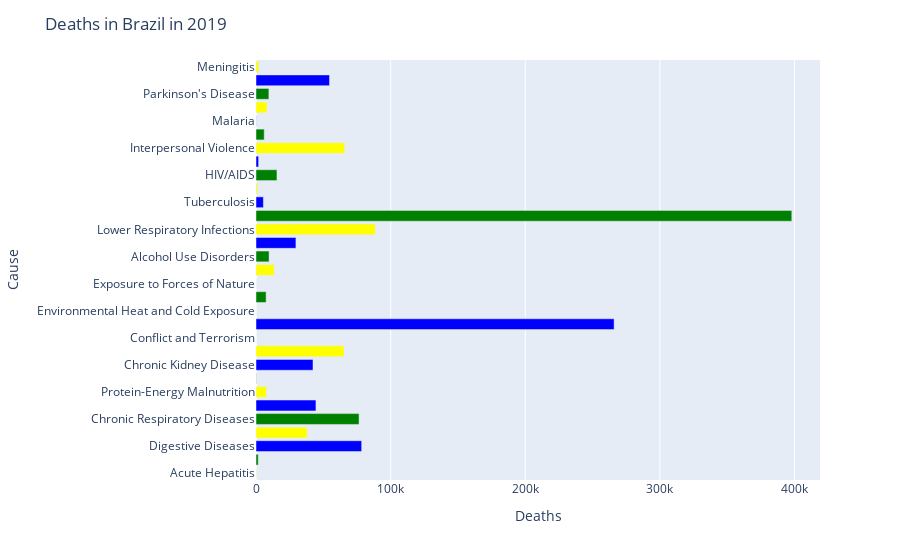

The code cell stored with this chart in its notebook:
### Markdown cell above
Faremos, agora, um gráfico de barras que mostra o número de mortes por cada causa no Brasil em 2019 - a data mais recente.

### Code cell
# Gráfico de barras com o número de mortes em cada país por cada causa em 2019

df2019 = df[df["Year"] == 2019]
df2019 = df2019.loc[df["Country/Territory"] == "Brazil"].drop(columns=["Country/Territory","Code", "Year"]).reset_index(drop=True)

# Agora usamos melt para transformar as colunas em linhas
df2019= df2019.melt(var_name="Cause", value_name="Deaths")
bar = px.bar(df2019,
            x="Deaths",
            y="Cause",
            color="Cause",
        color_discrete_sequence=["yellow", "blue", "green"],
)
# Inserir título
bar.update_layout(title="Deaths in Brazil in 2019")

# Não mostrar a legenda
bar.update_layout(showlegend=False)

bar

### Figure 1 — Plotly figure (JSON) as saved in the notebook; plotly's stock layout.template omitted (floating-point values rounded to 4 significant figures)
{"data": [{"alignmentgroup": "True", "hovertemplate": "Cause=%{y}<br>Deaths=%{x}<extra></extra>", "legendgroup": "Meningitis", "marker": {"color": "yellow", "pattern": {"shape": ""}}, "name": "Meningitis", "offsetgroup": "Meningitis", "orientation": "h", "showlegend": true, "textposition": "auto", "type": "bar", "x": [2008], "xaxis": "x", "y": ["Meningitis"], "yaxis": "y"}, {"alignmentgroup": "True", "hovertemplate": "Cause=%{y}<br>Deaths=%{x}<extra></extra>", "legendgroup": "Alzheimer's Disease and Other Dementias", "marker": {"color": "blue", "pattern": {"shape": ""}}, "name": "Alzheimer's Disease and Other Dementias", "offsetgroup": "Alzheimer's Disease and Other Dementias", "orientation": "h", "showlegend": true, "textposition": "auto", "type": "bar", "x": [54594], "xaxis": "x", "y": ["Alzheimer's Disease and Other Dementias"], "yaxis": "y"}, {"alignmentgroup": "True", "hovertemplate": "Cause=%{y}<br>Deaths=%{x}<extra></extra>", "legendgroup": "Parkinson's Disease", "marker": {"color": "green", "pattern": {"shape": ""}}, "name": "Parkinson's Disease", "offsetgroup": "Parkinson's Disease", "orientation": "h", "showlegend": true, "textposition": "auto", "type": "bar", "x": [9564], "xaxis": "x", "y": ["Parkinson's Disease"], "yaxis": "y"}, {"alignmentgroup": "True", "hovertemplate": "Cause=%{y}<br>Deaths=%{x}<extra></extra>", "legendgroup": "Nutritional Deficiencies", "marker": {"color": "yellow", "pattern": {"shape": ""}}, "name": "Nutritional Deficiencies", "offsetgroup": "Nutritional Deficiencies", "orientation": "h", "showlegend": true, "textposition": "auto", "type": "bar", "x": [8221], "xaxis": "x", "y": ["Nutritional Deficiencies"], "yaxis": "y"}, {"alignmentgroup": "True", "hovertemplate": "Cause=%{y}<br>Deaths=%{x}<extra></extra>", "legendgroup": "Malaria", "marker": {"color": "blue", "pattern": {"shape": ""}}, "name": "Malaria", "offsetgroup": "Malaria", "orientation": "h", "showlegend": true, "textposition": "auto", "type": "bar", "x": [118], "xaxis": "x", "y": ["Malaria"], "yaxis": "y"}, {"alignmentgroup": "True", "hovertemplate": "Cause=%{y}<br>Deaths=%{x}<extra></extra>", "legendgroup": "Drowning", "marker": {"color": "green", "pattern": {"shape": ""}}, "name": "Drowning", "offsetgroup": "Drowning", "orientation": "h", "showlegend": true, "textposition": "auto", "type": "bar", "x": [6110], "xaxis": "x", "y": ["Drowning"], "yaxis": "y"}, {"alignmentgroup": "True", "hovertemplate": "Cause=%{y}<br>Deaths=%{x}<extra></extra>", "legendgroup": "Interpersonal Violence", "marker": {"color": "yellow", "pattern": {"shape": ""}}, "name": "Interpersonal Violence", "offsetgroup": "Interpersonal Violence", "orientation": "h", "showlegend": true, "textposition": "auto", "type": "bar", "x": [65907], "xaxis": "x", "y": ["Interpersonal Violence"], "yaxis": "y"}, {"alignmentgroup": "True", "hovertemplate": "Cause=%{y}<br>Deaths=%{x}<extra></extra>", "legendgroup": "Maternal Disorders", "marker": {"color": "blue", "pattern": {"shape": ""}}, "name": "Maternal Disorders", "offsetgroup": "Maternal Disorders", "orientation": "h", "showlegend": true, "textposition": "auto", "type": "bar", "x": [1935], "xaxis": "x", "y": ["Maternal Disorders"], "yaxis": "y"}, {"alignmentgroup": "True", "hovertemplate": "Cause=%{y}<br>Deaths=%{x}<extra></extra>", "legendgroup": "HIV/AIDS", "marker": {"color": "green", "pattern": {"shape": ""}}, "name": "HIV/AIDS", "offsetgroup": "HIV/AIDS", "orientation": "h", "showlegend": true, "textposition": "auto", "type": "bar", "x": [15561], "xaxis": "x", "y": ["HIV/AIDS"], "yaxis": "y"}, {"alignmentgroup": "True", "hovertemplate": "Cause=%{y}<br>Deaths=%{x}<extra></extra>", "legendgroup": "Drug Use Disorders", "marker": {"color": "yellow", "pattern": {"shape": ""}}, "name": "Drug Use Disorders", "offsetgroup": "Drug Use Disorders", "orientation": "h", "showlegend": true, "textposition": "auto", "type": "bar", "x": [1127], "xaxis": "x", "y": ["Drug Use Disorders"], "yaxis": "y"}, {"alignmentgroup": "True", "hovertemplate": "Cause=%{y}<br>Deaths=%{x}<extra></extra>", "legendgroup": "Tuberculosis", "marker": {"color": "blue", "pattern": {"shape": ""}}, "name": "Tuberculosis", "offsetgroup": "Tuberculosis", "orientation": "h", "showlegend": true, "textposition": "auto", "type": "bar", "x": [5485], "xaxis": "x", "y": ["Tuberculosis"], "yaxis": "y"}, {"alignmentgroup": "True", "hovertemplate": "Cause=%{y}<br>Deaths=%{x}<extra></extra>", "legendgroup": "Cardiovascular Diseases", "marker": {"color": "green", "pattern": {"shape": ""}}, "name": "Cardiovascular Diseases", "offsetgroup": "Cardiovascular Diseases", "orientation": "h", "showlegend": true, "textposition": "auto", "type": "bar", "x": [397993], "xaxis": "x", "y": ["Cardiovascular Diseases"], "yaxis": "y"}, {"alignmentgroup": "True", "hovertemplate": "Cause=%{y}<br>Deaths=%{x}<extra></extra>", "legendgroup": "Lower Respiratory Infections", "marker": {"color": "yellow", "pattern": {"shape": ""}}, "name": "Lower Respiratory Infections", "offsetgroup": "Lower Respiratory Infections", "orientation": "h", "showlegend": true, "textposition": "auto", "type": "bar", "x": [88641], "xaxis": "x", "y": ["Lower Respiratory Infections"], "yaxis": "y"}, {"alignmentgroup": "True", "hovertemplate": "Cause=%{y}<br>Deaths=%{x}<extra></extra>", "legendgroup": "Neonatal Disorders", "marker": {"color": "blue", "pattern": {"shape": ""}}, "name": "Neonatal Disorders", "offsetgroup": "Neonatal Disorders", "orientation": "h", "showlegend": true, "textposition": "auto", "type": "bar", "x": [29661], "xaxis": "x", "y": ["Neonatal Disorders"], "yaxis": "y"}, {"alignmentgroup": "True", "hovertemplate": "Cause=%{y}<br>Deaths=%{x}<extra></extra>", "legendgroup": "Alcohol Use Disorders", "marker": {"color": "green", "pattern": {"shape": ""}}, "name": "Alcohol Use Disorders", "offsetgroup": "Alcohol Use Disorders", "orientation": "h", "showlegend": true, "textposition": "auto", "type": "bar", "x": [9705], "xaxis": "x", "y": ["Alcohol Use Disorders"], "yaxis": "y"}, {"alignmentgroup": "True", "hovertemplate": "Cause=%{y}<br>Deaths=%{x}<extra></extra>", "legendgroup": "Self-harm", "marker": {"color": "yellow", "pattern": {"shape": ""}}, "name": "Self-harm", "offsetgroup": "Self-harm", "orientation": "h", "showlegend": true, "textposition": "auto", "type": "bar", "x": [13503], "xaxis": "x", "y": ["Self-harm"], "yaxis": "y"}, {"alignmentgroup": "True", "hovertemplate": "Cause=%{y}<br>Deaths=%{x}<extra></extra>", "legendgroup": "Exposure to Forces of Nature", "marker": {"color": "blue", "pattern": {"shape": ""}}, "name": "Exposure to Forces of Nature", "offsetgroup": "Exposure to Forces of Nature", "orientation": "h", "showlegend": true, "textposition": "auto", "type": "bar", "x": [22], "xaxis": "x", "y": ["Exposure to Forces of Nature"], "yaxis": "y"}, {"alignmentgroup": "True", "hovertemplate": "Cause=%{y}<br>Deaths=%{x}<extra></extra>", "legendgroup": "Diarrheal Diseases", "marker": {"color": "green", "pattern": {"shape": ""}}, "name": "Diarrheal Diseases", "offsetgroup": "Diarrheal Diseases", "orientation": "h", "showlegend": true, "textposition": "auto", "type": "bar", "x": [7514], "xaxis": "x", "y": ["Diarrheal Diseases"], "yaxis": "y"}, {"alignmentgroup": "True", "hovertemplate": "Cause=%{y}<br>Deaths=%{x}<extra></extra>", "legendgroup": "Environmental Heat and Cold Exposure", "marker": {"color": "yellow", "pattern": {"shape": ""}}, "name": "Environmental Heat and Cold Exposure", "offsetgroup": "Environmental Heat and Cold Exposure", "orientation": "h", "showlegend": true, "textposition": "auto", "type": "bar", "x": [76], "xaxis": "x", "y": ["Environmental Heat and Cold Exposure"], "yaxis": "y"}, {"alignmentgroup": "True", "hovertemplate": "Cause=%{y}<br>Deaths=%{x}<extra></extra>", "legendgroup": "Neoplasms", "marker": {"color": "blue", "pattern": {"shape": ""}}, "name": "Neoplasms", "offsetgroup": "Neoplasms", "orientation": "h", "showlegend": true, "textposition": "auto", "type": "bar", "x": [266014], "xaxis": "x", "y": ["Neoplasms"], "yaxis": "y"}, {"alignmentgroup": "True", "hovertemplate": "Cause=%{y}<br>Deaths=%{x}<extra></extra>", "legendgroup": "Conflict and Terrorism", "marker": {"color": "green", "pattern": {"shape": ""}}, "name": "Conflict and Terrorism", "offsetgroup": "Conflict and Terrorism", "orientation": "h", "showlegend": true, "textposition": "auto", "type": "bar", "x": [0], "xaxis": "x", "y": ["Conflict and Terrorism"], "yaxis": "y"}, {"alignmentgroup": "True", "hovertemplate": "Cause=%{y}<br>Deaths=%{x}<extra></extra>", "legendgroup": "Diabetes Mellitus", "marker": {"color": "yellow", "pattern": {"shape": ""}}, "name": "Diabetes Mellitus", "offsetgroup": "Diabetes Mellitus", "orientation": "h", "showlegend": true, "textposition": "auto", "type": "bar", "x": [65366], "xaxis": "x", "y": ["Diabetes Mellitus"], "yaxis": "y"}, {"alignmentgroup": "True", "hovertemplate": "Cause=%{y}<br>Deaths=%{x}<extra></extra>", "legendgroup": "Chronic Kidney Disease", "marker": {"color": "blue", "pattern": {"shape": ""}}, "name": "Chronic Kidney Disease", "offsetgroup": "Chronic Kidney Disease", "orientation": "h", "showlegend": true, "textposition": "auto", "type": "bar", "x": [42336], "xaxis": "x", "y": ["Chronic Kidney Disease"], "yaxis": "y"}, {"alignmentgroup": "True", "hovertemplate": "Cause=%{y}<br>Deaths=%{x}<extra></extra>", "legendgroup": "Poisonings", "marker": {"color": "green", "pattern": {"shape": ""}}, "name": "Poisonings", "offsetgroup": "Poisonings", "orientation": "h", "showlegend": true, "textposition": "auto", "type": "bar", "x": [190], "xaxis": "x", "y": ["Poisonings"], "yaxis": "y"}, {"alignmentgroup": "True", "hovertemplate": "Cause=%{y}<br>Deaths=%{x}<extra></extra>", "legendgroup": "Protein-Energy Malnutrition", "marker": {"color": "yellow", "pattern": {"shape": ""}}, "name": "Protein-Energy Malnutrition", "offsetgroup": "Protein-Energy Malnutrition", "orientation": "h", "showlegend": true, "textposition": "auto", "type": "bar", "x": [7648], "xaxis": "x", "y": ["Protein-Energy Malnutrition"], "yaxis": "y"}, {"alignmentgroup": "True", "hovertemplate": "Cause=%{y}<br>Deaths=%{x}<extra></extra>", "legendgroup": "Road Injuries", "marker": {"color": "blue", "pattern": {"shape": ""}}, "name": "Road Injuries", "offsetgroup": "Road Injuries", "orientation": "h", "showlegend": true, "textposition": "auto", "type": "bar", "x": [44529], "xaxis": "x", "y": ["Road Injuries"], "yaxis": "y"}, {"alignmentgroup": "True", "hovertemplate": "Cause=%{y}<br>Deaths=%{x}<extra></extra>", "legendgroup": "Chronic Respiratory Diseases", "marker": {"color": "green", "pattern": {"shape": ""}}, "name": "Chronic Respiratory Diseases", "offsetgroup": "Chronic Respiratory Diseases", "orientation": "h", "showlegend": true, "textposition": "auto", "type": "bar", "x": [76551], "xaxis": "x", "y": ["Chronic Respiratory Diseases"], "yaxis": "y"}, {"alignmentgroup": "True", "hovertemplate": "Cause=%{y}<br>Deaths=%{x}<extra></extra>", "legendgroup": "Cirrhosis and Other Chronic Liver Diseases", "marker": {"color": "yellow", "pattern": {"shape": ""}}, "name": "Cirrhosis and Other Chronic Liver Diseases", "offsetgroup": "Cirrhosis and Other Chronic Liver Diseases", "orientation": "h", "showlegend": true, "textposition": "auto", "type": "bar", "x": [38029], "xaxis": "x", "y": ["Cirrhosis and Other Chronic Liver Diseases"], "yaxis": "y"}, {"alignmentgroup": "True", "hovertemplate": "Cause=%{y}<br>Deaths=%{x}<extra></extra>", "legendgroup": "Digestive Diseases", "marker": {"color": "blue", "pattern": {"shape": ""}}, "name": "Digestive Diseases", "offsetgroup": "Digestive Diseases", "orientation": "h", "showlegend": true, "textposition": "auto", "type": "bar", "x": [78484], "xaxis": "x", "y": ["Digestive Diseases"], "yaxis": "y"}, {"alignmentgroup": "True", "hovertemplate": "Cause=%{y}<br>Deaths=%{x}<extra></extra>", "legendgroup": "Fire, Heat, and Hot Substances", "marker": {"color": "green", "pattern": {"shape": ""}}, "name": "Fire, Heat, and Hot Substances", "offsetgroup": "Fire, Heat, and Hot Substances", "orientation": "h", "showlegend": true, "textposition": "auto", "type": "bar", "x": [1661], "xaxis": "x", "y": ["Fire, Heat, and Hot Substances"], "yaxis": "y"}, {"alignmentgroup": "True", "hovertemplate": "Cause=%{y}<br>Deaths=%{x}<extra></extra>", "legendgroup": "Acute Hepatitis", "marker": {"color": "yellow", "pattern": {"shape": ""}}, "name": "Acute Hepatitis", "offsetgroup": "Acute Hepatitis", "orientation": "h", "showlegend": true, "textposition": "auto", "type": "bar", "x": [237], "xaxis": "x", "y": ["Acute Hepatitis"], "yaxis": "y"}], "layout": {"barmode": "relative", "legend": {"title": {"text": "Cause"}, "tracegroupgap": 0}, "margin": {"t": 60}, "showlegend": false, "title": {"text": "Deaths in Brazil in 2019"}, "xaxis": {"anchor": "y", "domain": [0, 1], "title": {"text": "Deaths"}}, "yaxis": {"anchor": "x", "categoryarray": ["Acute Hepatitis", "Fire, Heat, and Hot Substances", "Digestive Diseases", "Cirrhosis and Other Chronic Liver Diseases", "Chronic Respiratory Diseases", "Road Injuries", "Protein-Energy Malnutrition", "Poisonings", "Chronic Kidney Disease", "Diabetes Mellitus", "Conflict and Terrorism", "Neoplasms", "Environmental Heat and Cold Exposure", "Diarrheal Diseases", "Exposure to Forces of Nature", "Self-harm", "Alcohol Use Disorders", "Neonatal Disorders", "Lower Respiratory Infections", "Cardiovascular Diseases", "Tuberculosis", "Drug Use Disorders", "HIV/AIDS", "Maternal Disorders", "Interpersonal Violence", "Drowning", "Malaria", "Nutritional Deficiencies", "Parkinson's Disease", "Alzheimer's Disease and Other Dementias", "Meningitis"], "categoryorder": "array", "domain": [0, 1], "title": {"text": "Cause"}}}}
